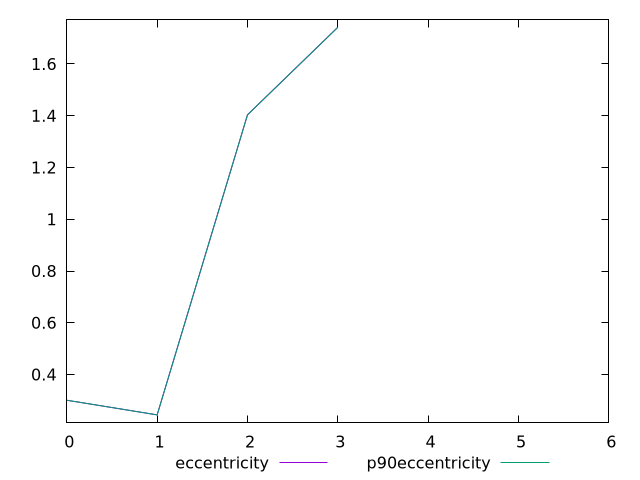

gnuplot code for this plot:
$_eccentricity <<EOF
0.3010727220266855
0.2444471993517637
1.4034838246363632
1.7416828317982542
NaN
NaN
NaN
EOF
$_p90Eccentricity <<EOF
0.3010727220266855
0.2444471993517637
1.4034838246363632
1.7416828317982542
NaN
NaN
NaN
EOF
set key outside below
set terminal pngcairo
set output "report_00006_2020-11-02T20-21-41.718Z/uses-webp-images/progession_eccentricity_p90eccentricity.png"
set yrange [0.2145024867028339:1.771627544447184]
plot $_eccentricity title "eccentricity" with line ,$_p90Eccentricity title "p90eccentricity" with line ,
